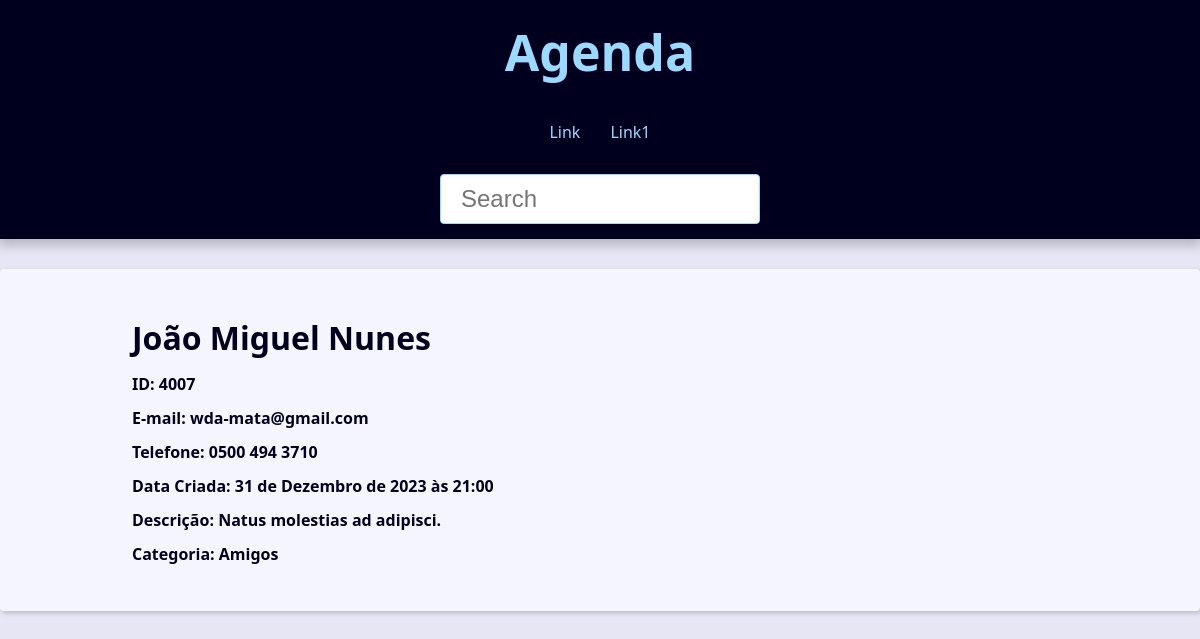
The app's page /contact/4007/ with its own data.
### contact/models.py (models this page shows, shortened)
class Contact(models.Model):
    first_name = models.CharField(max_length=50)
    last_name = models.CharField(max_length=50, blank=True, )
    phone = models.CharField(max_length=50, verbose_name='Telefone')
    email = models.EmailField(max_length=254, blank=True)
    created_date = models.DateTimeField(default=timezone.now)
    description = models.TextField(blank=True)
    show = models.BooleanField(default=True)
    picture = models.ImageField(blank=True, upload_to='pictures/%Y/%m/')
    category = models.ForeignKey(
        Category,
        on_delete= models.SET_NULL,
        blank=True, null=True
        )
    owner = models.ForeignKey(
        User,
        on_delete= models.SET_NULL,
        blank=True, null=True
        )

class Category(models.Model):
    class Meta:
        verbose_name = 'Category'
        verbose_name_plural = 'Categories'
    name = models.CharField(max_length=50)
    def __str__(self) -> str:
        return self.name

### contact/views/contact_views.py (the view)
# urls.py: path('contact/<int:contact_id>/', views.contact, name='contact'),
def contact(request,  contact_id):
    single_contact = get_object_or_404(
        Contact,pk=contact_id, show=True,
        )
    contact_name = f'{single_contact.first_name} {single_contact.last_name}'
    context = {
        'contact': single_contact,
        'site_title': contact_name
    }
    return render(
        request,
        'contact/contact.html',
        context
    )

### contact/templates/contact/contact.html
{% extends 'global/base.html' %}
{% block content %}
   <div class="single-contact">
      <h1 class="single-contact-name">
        {{ contact.first_name }} {{ contact.last_name }}
      </h1>
      <p>
        <b>ID: {{ contact.id }}</b>
    </p>
    <p>
        <b>E-mail: {{ contact.email }}</b>
    </p>
    <p>
        <b>Telefone: {{ contact.phone }}</b>
    </p>
    <p>
        <b>Data Criada: {{ contact.created_date }}</b>
    </p>
    <p>
        <b>Descrição: {{ contact.description }}</b>
    </p>
    <p>
        <b>Categoria: {{ contact.category }}</b>
    </p>
   </div>
{% endblock content %}

### base_static/global/css/style.css (style rules this page uses)
:root { --spacing: 1.5rem; --link-dark-color: rgb(0, 83, 134); --link-light-color: rgb(156, 217, 255); --clr-white: rgb(245, 245, 255); --clr-black: rgb(0, 0, 30); --clr-light-gray: rgb(230, 230, 245); --clr-dark-shadow-5: rgba(0, 0, 10, 5%); --clr-dark-shadow-10: rgba(0, 0, 10, 10%); --clr-dark-shadow-20: rgba(0, 0, 10, 20%); --clr-light-shadow-5: rgba(200, 200, 255, 5%); --clr-light-shadow-10: rgba(200, 200, 255, 10%); --clr-light-shadow-20: rgba(200, 200, 255, 20%); --main-page-width: 120rem; --table-min-width: 60rem; --biggest-font-size: 5rem; --bigger-font-size: 4rem; --big-font-size: 3.2rem; --medium-font-size: 2.4rem; --small-font-size: 1.6rem; --smaller-font-size: 1.4rem; --smallest-font-size: 1.2rem; --transition-fast: 300ms; --transition-medium: 600ms; --transition-slow: 1s; --default-border-radius: 4px; }
*, *::before, *::after { margin: 0; padding: 0; box-sizing: border-box; }
html { font-size: 62.5%; }
body { font-family: system-ui, -apple-system, BlinkMacSystemFont, 'Segoe UI', Roboto, Oxygen, Ubuntu, Cantarell, 'Open Sans', 'Helvetica Neue', sans-serif; line-height: 1.5; font-size: var(--small-font-size); color: var(--clr-black); -webkit-font-smoothing: antialiased; background: var(--clr-light-gray); }
@media (min-width: 600px) { .single-contact { max-width: 80%; margin: calc(var(--spacing) * 2) auto; } }
.single-contact h1 { margin: 1rem 0; }
.single-contact p { margin: 1rem 0; }

### records on screen
Contact: first_name "João", last_name "Miguel Nunes", id "4007", email "wda-mata@gmail.com", phone "0500 494 3710", created_date "31 de Dezembro de 2023 às 21:00", description "Natus molestias ad adipisci.", category "Amigos"
